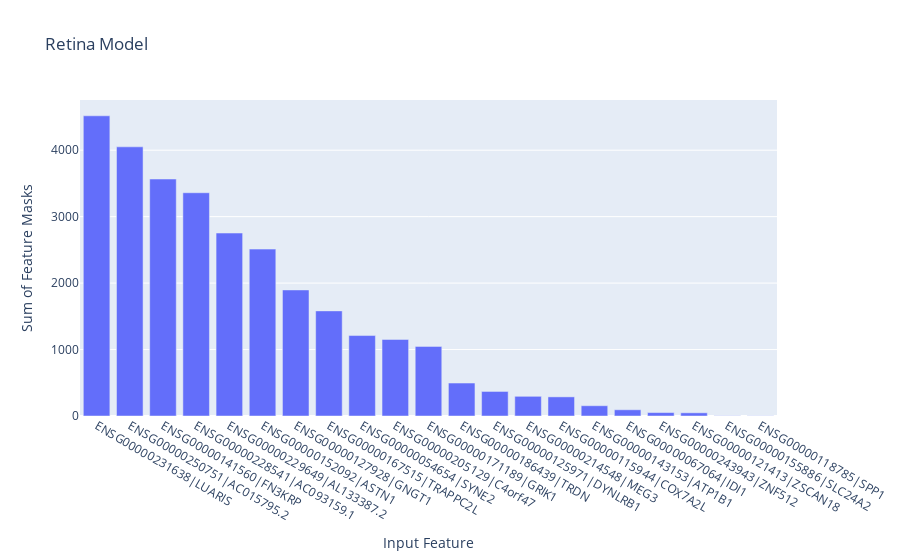

Write notebook code for a chart like this one.
### Code cell
sums = mask[0].sum(axis=0)
idx = np.where(sums > 1)
relevant = sums[idx]

features = pd.DataFrame(index=cols[idx])
features['weights'] = relevant

features = features.sort_values(by='weights', ascending=False)
fig = go.Figure(data=go.Bar(x=features.index, y=features['weights']))

fig.update_layout(
    title='Retina Model', 
    xaxis_title='Input Feature', 
    yaxis_title='Sum of Feature Masks'
)

fig.show()

### Figure 1 — Plotly figure (JSON) as saved in the notebook; plotly's stock layout.template omitted (floating-point values rounded to 4 significant figures)
{"data": [{"type": "bar", "x": ["ENSG00000231638|LUARIS", "ENSG00000250751|AC015795.2", "ENSG00000141560|FN3KRP", "ENSG00000228541|AC093159.1", "ENSG00000229649|AL133387.2", "ENSG00000152092|ASTN1", "ENSG00000127928|GNGT1", "ENSG00000167515|TRAPPC2L", "ENSG00000054654|SYNE2", "ENSG00000205129|C4orf47", "ENSG00000171189|GRIK1", "ENSG00000186439|TRDN", "ENSG00000125971|DYNLRB1", "ENSG00000214548|MEG3", "ENSG00000115944|COX7A2L", "ENSG00000143153|ATP1B1", "ENSG00000067064|IDI1", "ENSG00000243943|ZNF512", "ENSG00000121413|ZSCAN18", "ENSG00000155886|SLC24A2", "ENSG00000118785|SPP1"], "y": [4518.0, 4051.0, 3566.0, 3360.0, 2753.0, 2511.0, 1897.0, 1582.0, 1211.0, 1152.0, 1048.0, 496.1, 369.5, 296.3, 287.9, 154.7, 93.77, 51.59, 48.02, 3.238, 2.688]}], "layout": {"title": {"text": "Retina Model"}, "xaxis": {"title": {"text": "Input Feature"}}, "yaxis": {"title": {"text": "Sum of Feature Masks"}}}}
